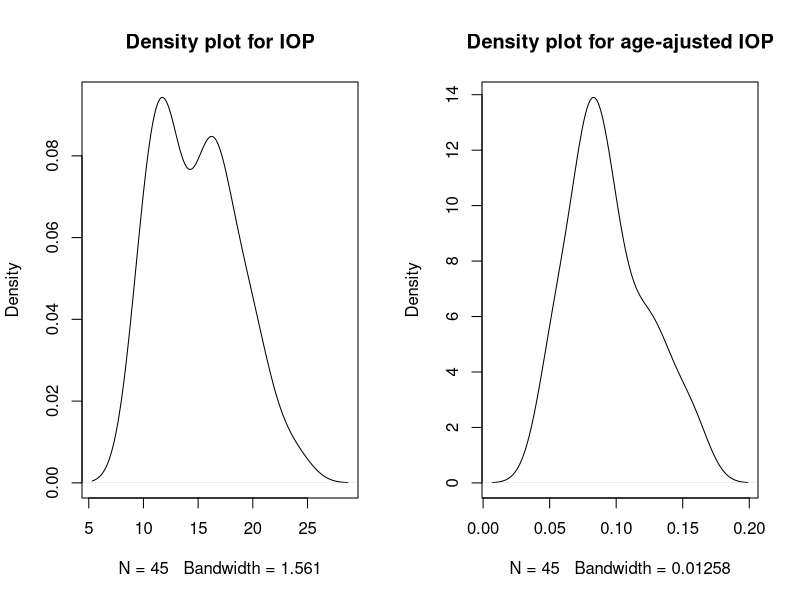
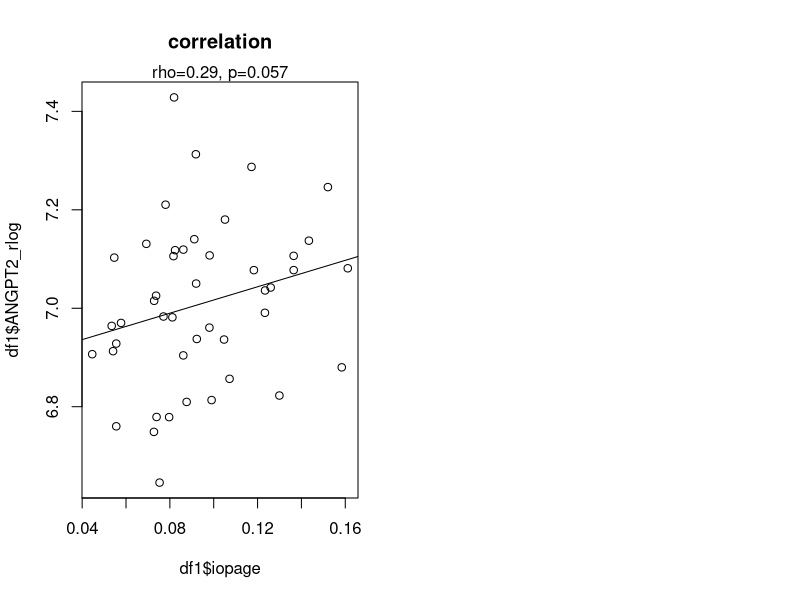

Here is the R script that generated these plots, in order:
## Read in the data and metadata
df0<-read.csv(file="./Dr_Chen.csv", header=T)
meta<-read.csv(file="./p50_iop_all_data.csv", header=T)
head(df0)
head(meta)

## remove IOP missing and IOP extremely large (one rat)
df0<-subset(df0, IOP>0  & IOP<25)
## harmonize the names
df0$sample<-gsub("s_", "", df0$sample)
## merge data with metadata
df1<-merge(df0, meta, by.x="sample", by.y="RatID")
## calculate mean iop
df1$iop<-apply(df1[,c("OD1", "OD2","OD3","OS1", "OS2", "OS3")] , 1, mean)


pdf(file="IOP_angpt2_correlation.pdf", width=11, height=8.5)
par(mfcol=c(1,2))

## check IOP distribution
plot(density(df1$IOP), main="Density plot for IOP")

## adjust IOP by age
df1$iopage<-df1$iop/df1$AgeInDays
## check density
plot(density(df1$iopage), main="Density plot for age-ajusted IOP")

cor.test(df1$iopage, df1$ANGPT2_rlog, method="spearman")
plot(df1$iopage, df1$ANGPT2_rlog, main="correlation")
mtext(side=3, "rho=0.29, p=0.057")
abline(lm(df1$ANGPT2_rlog~ df1$iopage))
dev.off()

